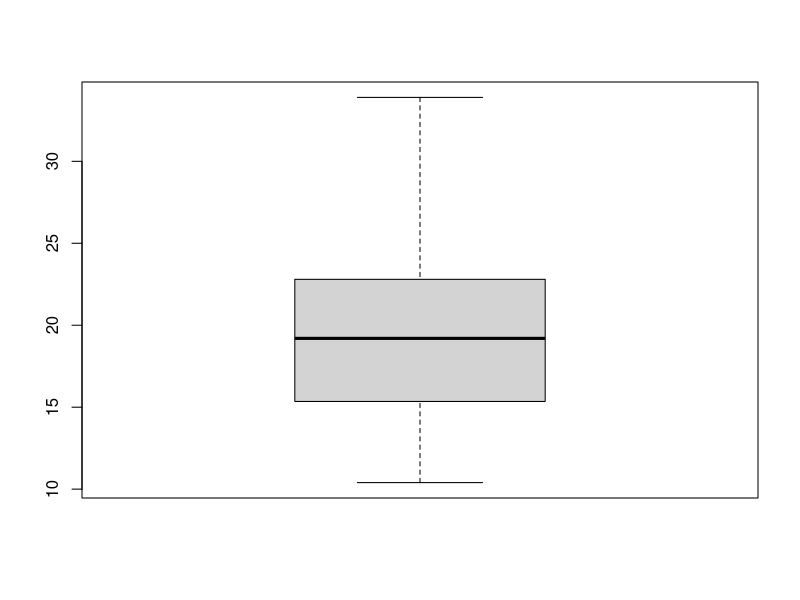
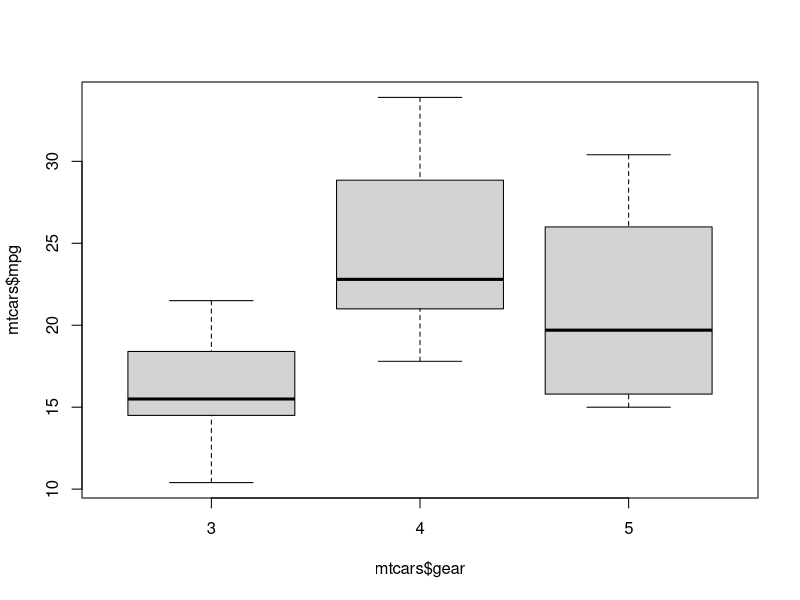
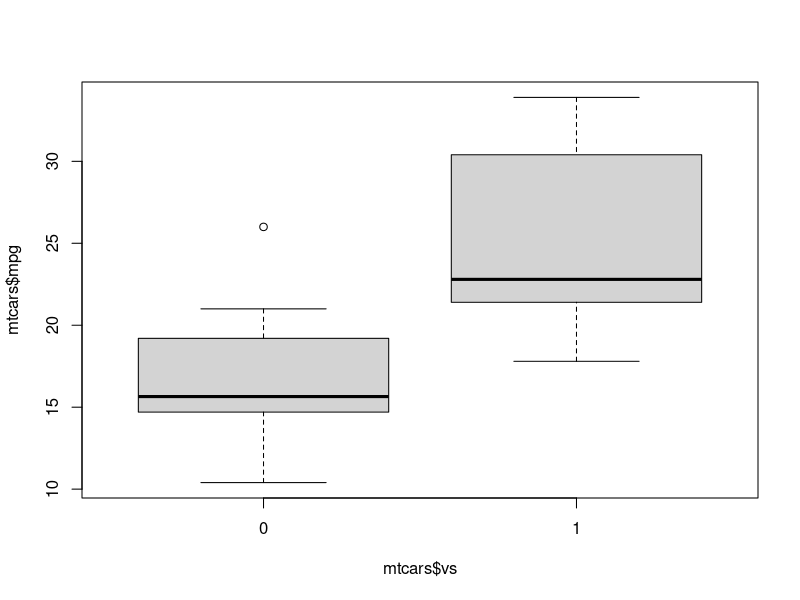
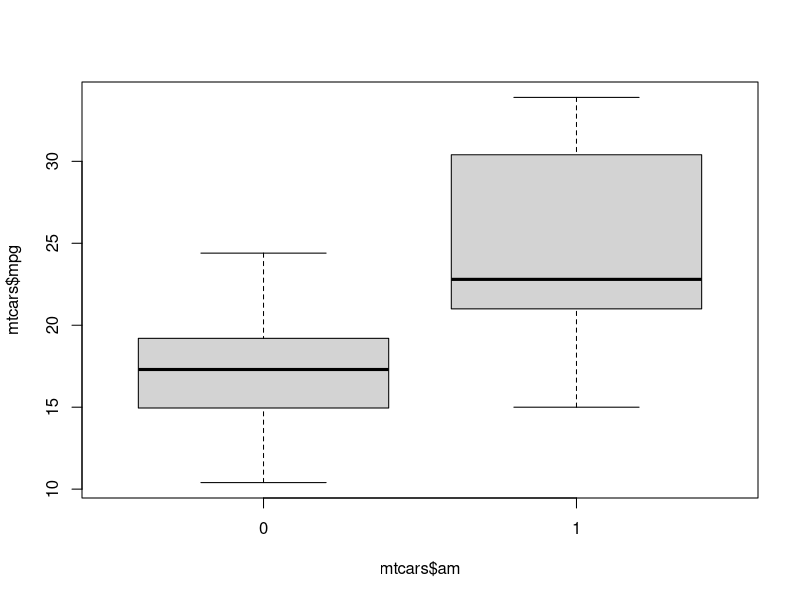
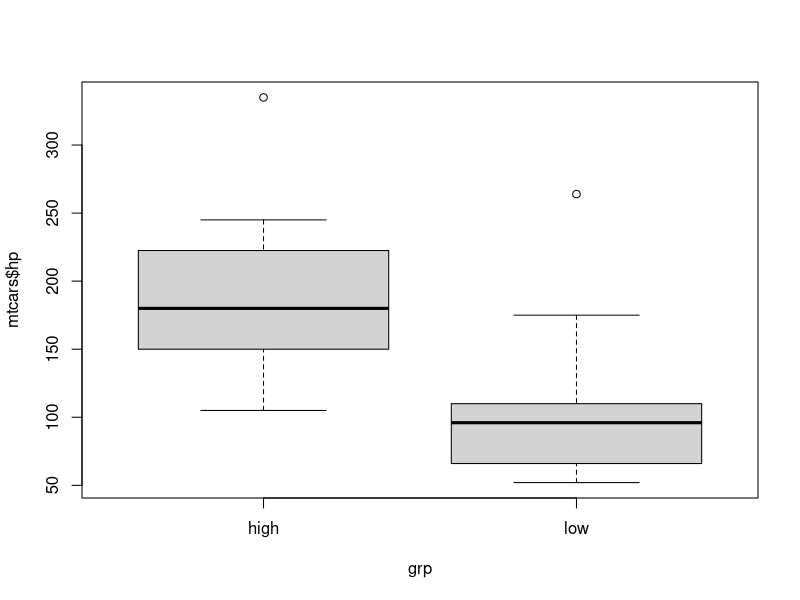

Generate these figures, in order, with R:
### chapter 09 기본 그래프 작성하기 II

# 2. 상자그림 LAB
head(mtcars)
boxplot(mtcars$mpg)
boxplot(mtcars$mpg~mtcars$gear)
boxplot(mtcars$mpg~mtcars$vs)
boxplot(mtcars$mpg~mtcars$am)

grp <- rep('high', nrow(mtcars))
grp[mtcars$wt < mean(mtcars$wt)] <- 'low'
boxplot(mtcars$hp~grp)
